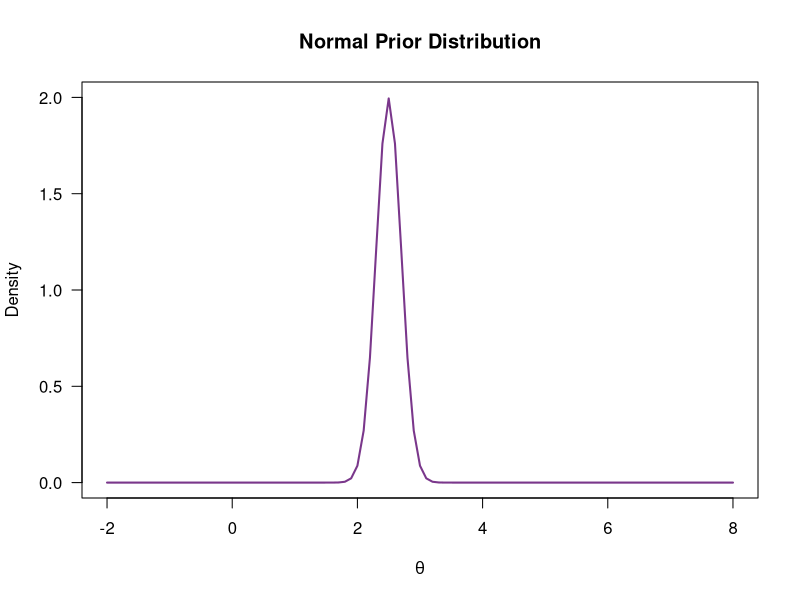
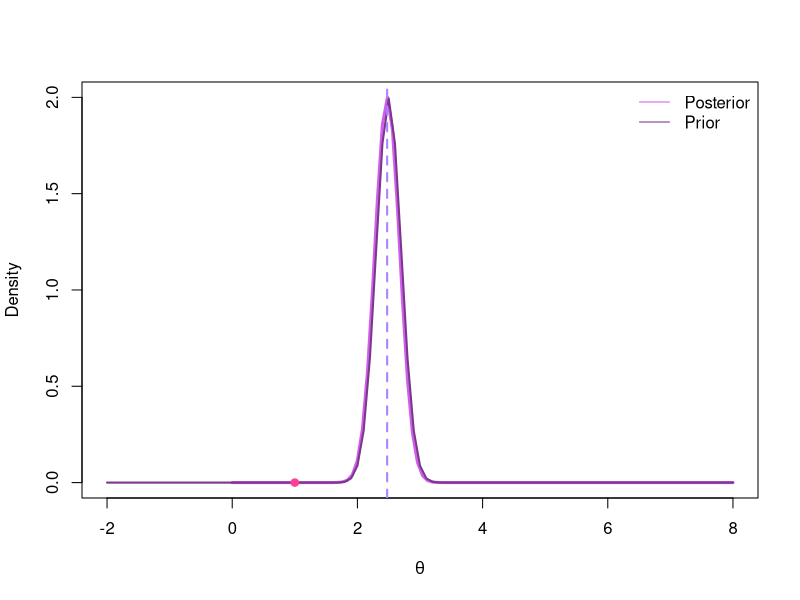
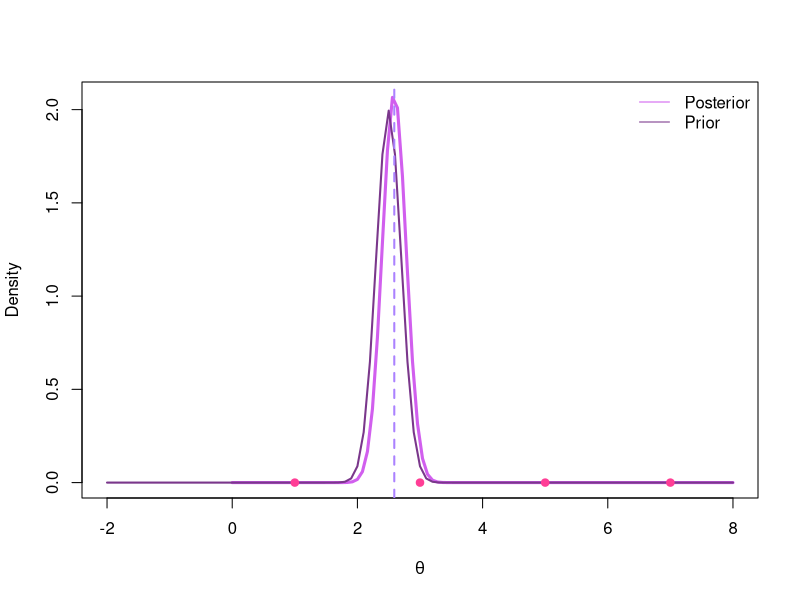
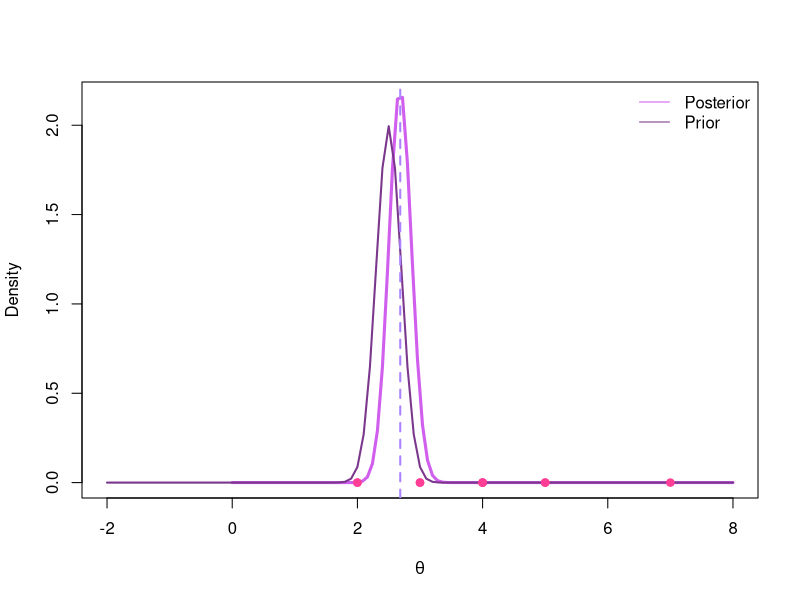

The R script that drew these images, in order:
## ---- chunk 1
knitr::opts_chunk$set(echo = TRUE)
## ---- chunk 2
curve(dnorm(x, 2.5, 0.2), from = -2, to = 8,
      ylab="Density", main="Normal Prior Distribution", 
      xlab=expression(theta), col="mediumorchid4", las=1, ylim = c(0, 2), lwd = 2) 
## ---- chunk 3
x <- 1 #First scenario
## ---- chunk 4
N <- 100000  # number of simulated values
thetas <- rnorm(n=N, mean = 2.5, sd = 0.2) #prior distribution
fvero <- function(theta) prod(dpois(x=x, lambda = theta)) #likelihood function
fvero <- Vectorize(fvero)

C <- mean(fvero(thetas))
C
## ---- chunk 5
posterior <- function(theta) {
        fvero(theta) * dnorm(x=theta, 2.5, 0.2) / C
}
## ---- chunk 6
aux <- thetas * fvero(thetas)
integral <- mean(aux)
mposterior <- integral/C 
mposterior
## ---- chunk 7
x <- 1

N <- 100000  # number of simulated values
thetas <- rnorm(n=N, mean = 2.5, sd = 0.2)
fvero <- function(theta) prod(dpois(x=x, lambda = theta))
fvero <- Vectorize(fvero)

C <- mean(fvero(thetas))

posterior <- function(theta) {
        fvero(theta) * dnorm(x=theta, 2.5, 0.2) / C
}

aux <- thetas * fvero(thetas)
integral <- mean(aux)
mposterior <- integral/C  


#plot
curve(posterior, col = "mediumorchid2", xlab=expression(theta), ylab = "Density" ,from = 0, to = 8, lwd = 3, xlim = c(-2, 8))
curve(dnorm(x, 2.5, 0.2), col="mediumorchid4", add = TRUE, lwd = 2)
points(x=x, y=rep(0, length(x)), col="violetred1", pch=19)
abline(v = mposterior,lwd=2, lty=2, col="mediumpurple1")
legend("topright", legend=c("Posterior", "Prior"), col=c("mediumorchid2", "mediumorchid4"), lty = 1, bty = "n")

## ---- chunk 8
x <- c(1, 3, 5, 7)

N <- 100000  # number of simulated values
thetas <- rnorm(n=N, mean = 2.5, sd = 0.2)
fvero <- function(theta) prod(dpois(x=x, lambda = theta))
fvero <- Vectorize(fvero)

C <- mean(fvero(thetas))

posterior <- function(theta) {
        fvero(theta) * dnorm(x=theta, 2.5, 0.2) / C
}

aux <- thetas * fvero(thetas)
integral <- mean(aux)
mposterior <- integral/C  


#plot
curve(posterior, col = "mediumorchid2", xlab=expression(theta), ylab = "Density" ,from = 0, to = 8, lwd = 3, xlim = c(-2, 8))
curve(dnorm(x, 2.5, 0.2), col="mediumorchid4", add = TRUE, lwd = 2)
points(x=x, y=rep(0, length(x)), col="violetred1", pch=19)
abline(v = mposterior,lwd=2, lty=2, col="mediumpurple1")
legend("topright", legend=c("Posterior", "Prior"), col=c("mediumorchid2", "mediumorchid4"), lty = 1, bty = "n")
## ---- chunk 9
x <- c(5, 4, 3, 4, 3, 2, 7, 2, 4, 5)

N <- 100000  # number of simulated values
thetas <- rnorm(n=N, mean = 2.5, sd = 0.2)
fvero <- function(theta) prod(dpois(x=x, lambda = theta))
fvero <- Vectorize(fvero)

C <- mean(fvero(thetas))

posterior <- function(theta) {
        fvero(theta) * dnorm(x=theta, 2.5, 0.2) / C
}

aux <- thetas * fvero(thetas)
integral <- mean(aux)
mposterior <- integral/C  


#plot
curve(posterior, col = "mediumorchid2", xlab=expression(theta), ylab = "Density" ,from = 0, to = 8, lwd = 3, xlim = c(-2, 8))
curve(dnorm(x, 2.5, 0.2), col="mediumorchid4", add = TRUE, lwd = 2)
points(x=x, y=rep(0, length(x)), col="violetred1", pch=19)
abline(v = mposterior,lwd=2, lty=2, col="mediumpurple1")
legend("topright", legend=c("Posterior", "Prior"), col=c("mediumorchid2", "mediumorchid4"), lty = 1, bty = "n")
